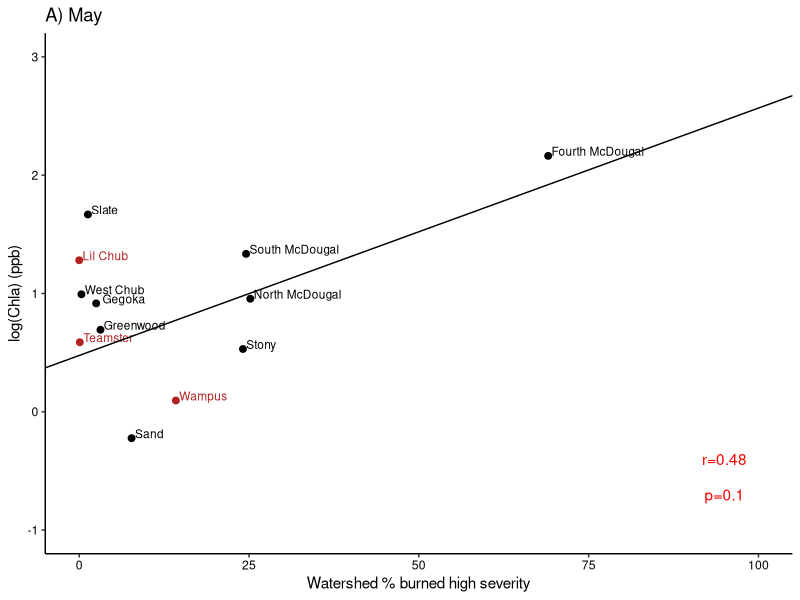
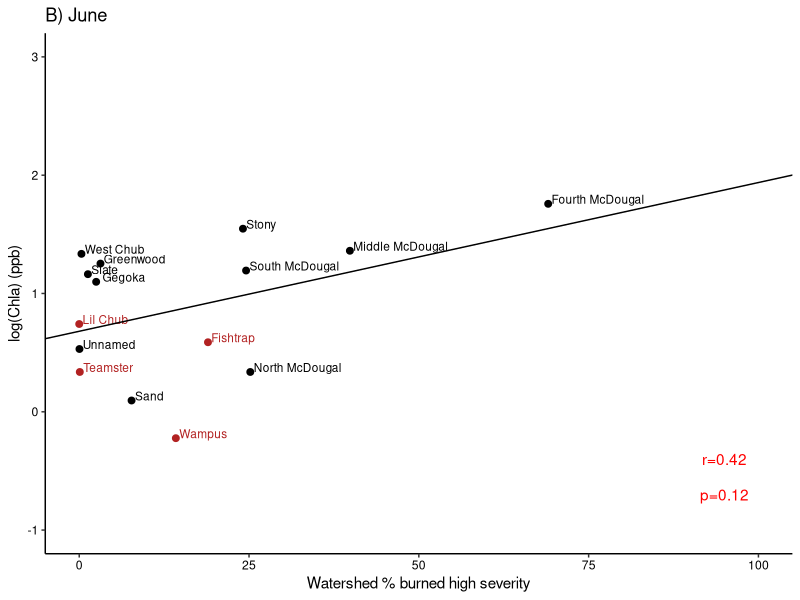
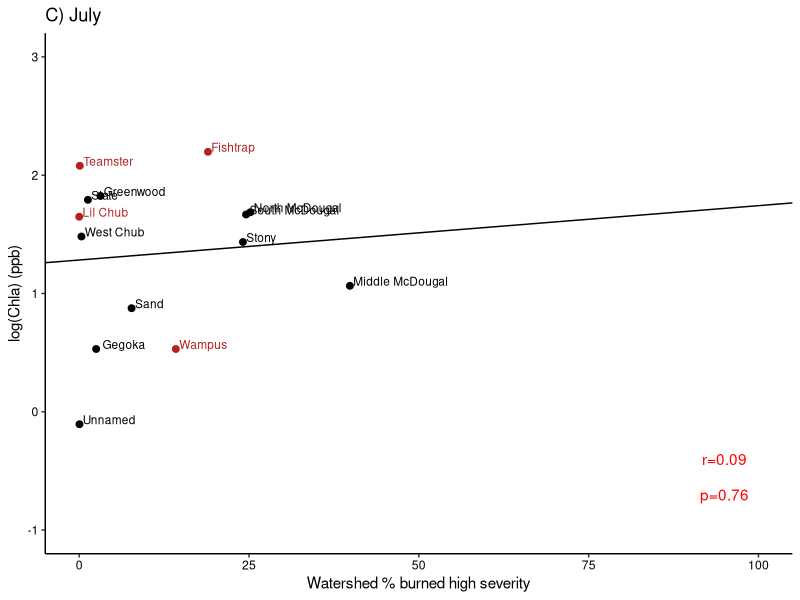
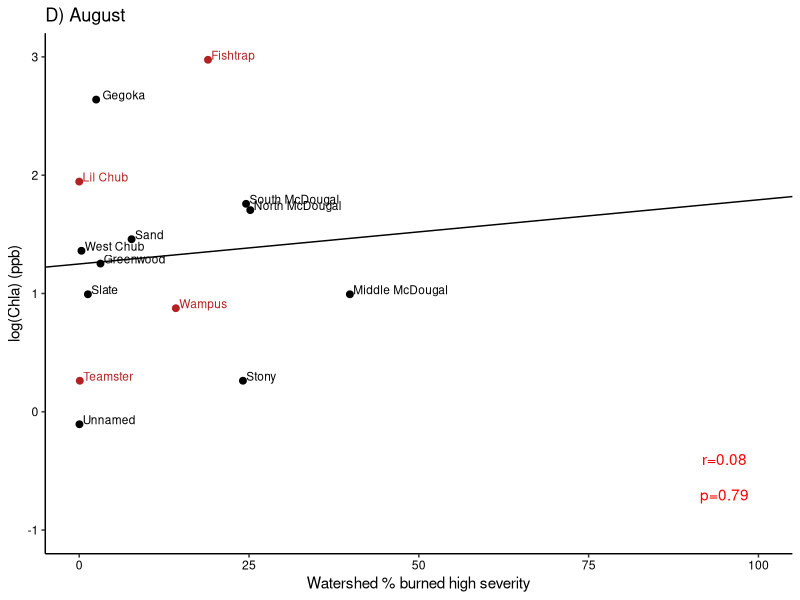
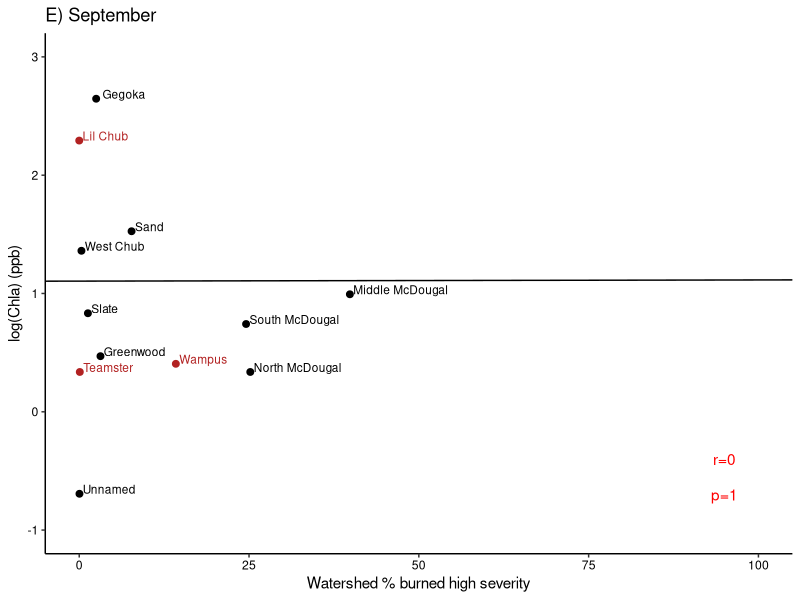

Write the R code that produced these figures, in order. (Note: this script raises an error after producing the figures.)
####################### Water quality/fire gradient analysis ##################
# Date: 10-25-22
# updated: 
# Author: Ian McCullough, immccull@gmail.com
###############################################################################

#### R libraries ####
library(ggplot2)

#### Input data ####
setwd("C:/Users/immcc/Documents/SplashNBurn")

# water quality
waterquality <- read.csv("Data/WaterQuality/combined_lab_field_may_sep.csv")

# burn severity variables
burn_severity <- read.csv("Data/BurnSeverity/Ian_calculations/all_burn_severity_variables.csv")

#### D-fine functions ####
g_legend <- function(a.gplot){ 
  tmp <- ggplot_gtable(ggplot_build(a.gplot)) 
  leg <- which(sapply(tmp$grobs, function(x) x$name) == "guide-box") 
  legend <- tmp$grobs[[leg]] 
  legend
} 

##### Main program #####
# how correlated are burn severity variables?
# seems could use total watershed % burned if you had to pick one variable
cor(burn_severity, method='pearson', use='pairwise.complete.obs')
cor(burn_severity, method='spearman', use='pairwise.complete.obs')
corPearson_df <- as.data.frame(cor(burn_severity, method='pearson', use='pairwise.complete.obs'))
corPearson_df_total <- as.data.frame(corPearson_df$ws_vbs_total_burn_pct)
colnames(corPearson_df_total) <- 'ws_vbs_total_burn_pct'
rownames(corPearson_df_total) <- rownames(corPearson_df)

## prepare individual months
waterquality$logSecchi <- log(waterquality$SecchiDepth_m)

# May
mayWQ <- subset(waterquality, Month_factor=='May')
mayWQ_fire <- merge(mayWQ, burn_severity, by='lagoslakeid')

cormayWQ_fire <- as.data.frame(t(cor(mayWQ_fire[, unlist(lapply(mayWQ_fire, is.numeric))], use='pairwise.complete.obs')))[,c(1:11)] 

# June
juneWQ <- subset(waterquality, Month_factor=='Jun')
juneWQ_fire <- merge(juneWQ, burn_severity, by='lagoslakeid')

corjuneWQ_fire <- as.data.frame(cor(juneWQ_fire[, unlist(lapply(juneWQ_fire, is.numeric))], use='pairwise.complete.obs'))[,c(1:11)] 

# July
julyWQ <- subset(waterquality, Month_factor=='Jul')
julyWQ_fire <- merge(julyWQ, burn_severity, by='lagoslakeid')

corjulyWQ_fire <- as.data.frame(cor(julyWQ_fire[, unlist(lapply(julyWQ_fire, is.numeric))], use='pairwise.complete.obs'))[,c(1:11)] 

# Aug
augWQ <- subset(waterquality, Month_factor=='Aug')
augWQ_fire <- merge(augWQ, burn_severity, by='lagoslakeid')

coraugWQ_fire <- as.data.frame(cor(augWQ_fire[, unlist(lapply(augWQ_fire, is.numeric))], use='pairwise.complete.obs'))[,c(1:11)] 

# Sep
sepWQ <- subset(waterquality, Month_factor=='Sep')
sepWQ_fire <- merge(sepWQ, burn_severity, by='lagoslakeid')

corsepWQ_fire <- as.data.frame(cor(sepWQ_fire[, unlist(lapply(sepWQ_fire, is.numeric))], use='pairwise.complete.obs'))[,c(1:11)] 

## prepare lake names without word lake and bring in LAGOS attribute data
mayWQ_fire$LakeName <- gsub(paste('Lake',collapse='|'),"",mayWQ_fire$Site)
juneWQ_fire$LakeName <- gsub(paste('Lake',collapse='|'),"",juneWQ_fire$Site)
julyWQ_fire$LakeName <- gsub(paste('Lake',collapse='|'),"",julyWQ_fire$Site)
augWQ_fire$LakeName <- gsub(paste('Lake',collapse='|'),"",augWQ_fire$Site)
sepWQ_fire$LakeName <- gsub(paste('Lake',collapse='|'),"",sepWQ_fire$Site)

#### Gradient plots ####

## Chlorophyll-a
# set variables and plotting parameters for all plots
wqvar <- 'logChloro'
firevar <- 'ws_vbs_High_pct'
#firevar <- 'ws_vbs_total_burn_pct'
colorvar <- 'ConnClass'
labelvar <- 'LakeName'
xlimz <- c(0,100)
ylimz <- c(-1,3)
xlabb <- 'Watershed % burned high severity'
#xlabb <- 'Watershed % burned'
ylabb <- 'log(Chla) (ppb)'
rvalx <- 95
rvaly <- -0.4
pvalx <- 95
pvaly <- -0.7

# May
plotcor <- cor.test(mayWQ_fire[,wqvar], mayWQ_fire[,firevar], method='pearson')
rval <- round(plotcor$estimate, 2)
pval <- round(plotcor$p.value, 2)
plotlm <- lm(mayWQ_fire[,wqvar] ~ mayWQ_fire[,firevar])
plotMay <- ggplot(data=mayWQ_fire, aes_string(x=firevar, y=wqvar, color=colorvar, label=labelvar))+
  ggtitle('A) May')+
  geom_point(size=2)+ 
  geom_text(hjust=0, vjust=0, size=3, nudge_x=0.5)+
  #geom_smooth(method='lm')+ separate lines for isolated and drainage
  geom_abline(slope = coef(plotlm)[2], 
              intercept = coef(plotlm)[["(Intercept)"]])+
  #geom_vline(xintercept=25, linetype='dashed')+
  annotate(geom="text", x=rvalx, y=rvaly, label=paste0("r=",rval),
           color="red")+
  annotate(geom="text", x=pvalx, y=pvaly, label=paste0("p=",pval),
           color="red")+
  theme_classic()+
  scale_x_continuous(limits=xlimz, name=xlabb)+
  scale_y_continuous(limits=ylimz, name=ylabb)+
  theme(axis.text.x = element_text(color='black'),
        axis.text.y=element_text(color='black'),
        legend.position=c('none'))+ #0.5,0.2
  scale_color_manual("Class", values=c('black','firebrick'), labels=c('Drainage','Isolated'))
plotMay

# June
plotcor <- cor.test(juneWQ_fire[,wqvar], juneWQ_fire[,firevar], method='pearson')
rval <- round(plotcor$estimate, 2)
pval <- round(plotcor$p.value, 2)
plotlm <- lm(juneWQ_fire[,wqvar] ~ juneWQ_fire[,firevar])
plotJun <- ggplot(data=juneWQ_fire, aes_string(x=firevar, y=wqvar, color=colorvar, label=labelvar))+
  ggtitle('B) June')+
  geom_point(size=2)+ 
  geom_text(hjust=0, vjust=0, size=3, nudge_x=0.5)+
  #geom_smooth(method='lm')+ separate lines for isolated and drainage
  geom_abline(slope = coef(plotlm)[2], 
              intercept = coef(plotlm)[["(Intercept)"]])+
  #geom_vline(xintercept=25, linetype='dashed')+
  annotate(geom="text", x=rvalx, y=rvaly, label=paste0("r=",rval),
           color="red")+
  annotate(geom="text", x=pvalx, y=pvaly, label=paste0("p=",pval),
           color="red")+
  theme_classic()+
  scale_x_continuous(limits=xlimz, name=xlabb)+
  scale_y_continuous(limits=ylimz, name=ylabb)+
  theme(axis.text.x = element_text(color='black'),
        axis.text.y=element_text(color='black'),
        legend.position=c('none'))+
  scale_color_manual("Class", values=c('black','firebrick'), labels=c('Drainage','Isolated'))
plotJun

# July
plotcor <- cor.test(julyWQ_fire[,wqvar], julyWQ_fire[,firevar], method='pearson')
rval <- round(plotcor$estimate, 2)
pval <- round(plotcor$p.value, 2)
plotlm <- lm(julyWQ_fire[,wqvar] ~ julyWQ_fire[,firevar])
plotJul <- ggplot(data=julyWQ_fire, aes_string(x=firevar, y=wqvar, color=colorvar, label=labelvar))+
  ggtitle('C) July')+
  geom_point(size=2)+ 
  geom_text(hjust=0, vjust=0, size=3, nudge_x=0.5)+
  #geom_smooth(method='lm')+ separate lines for isolated and drainage
  geom_abline(slope = coef(plotlm)[2], 
              intercept = coef(plotlm)[["(Intercept)"]])+
  #geom_vline(xintercept=25, linetype='dashed')+
  annotate(geom="text", x=rvalx, y=rvaly, label=paste0("r=",rval),
           color="red")+
  annotate(geom="text", x=pvalx, y=pvaly, label=paste0("p=",pval),
           color="red")+
  theme_classic()+
  scale_x_continuous(limits=xlimz, name=xlabb)+
  scale_y_continuous(limits=ylimz, name=ylabb)+
  theme(axis.text.x = element_text(color='black'),
        axis.text.y=element_text(color='black'),
        legend.position=c('none'))+
  scale_color_manual("Class", values=c('black','firebrick'), labels=c('Drainage','Isolated'))
plotJul

# August
plotcor <- cor.test(augWQ_fire[,wqvar], augWQ_fire[,firevar], method='pearson')
rval <- round(plotcor$estimate, 2)
pval <- round(plotcor$p.value, 2)
plotlm <- lm(augWQ_fire[,wqvar] ~ augWQ_fire[,firevar])
plotAug <- ggplot(data=augWQ_fire, aes_string(x=firevar, y=wqvar, color=colorvar, label=labelvar))+
  ggtitle('D) August')+
  geom_point(size=2)+ 
  geom_text(hjust=0, vjust=0, size=3, nudge_x=0.5)+
  #geom_smooth(method='lm')+ separate lines for isolated and drainage
  geom_abline(slope = coef(plotlm)[2], 
              intercept = coef(plotlm)[["(Intercept)"]])+
  #geom_vline(xintercept=25, linetype='dashed')+
  annotate(geom="text", x=rvalx, y=rvaly, label=paste0("r=",rval),
           color="red")+
  annotate(geom="text", x=pvalx, y=pvaly, label=paste0("p=",pval),
           color="red")+
  theme_classic()+
  scale_x_continuous(limits=xlimz, name=xlabb)+
  scale_y_continuous(limits=ylimz, name=ylabb)+
  theme(axis.text.x = element_text(color='black'),
        axis.text.y=element_text(color='black'),
        legend.position=c('none'))+
  scale_color_manual("Class", values=c('black','firebrick'), labels=c('Drainage','Isolated'))
plotAug

# September
plotcor <- cor.test(sepWQ_fire[,wqvar], sepWQ_fire[,firevar], method='pearson')
rval <- round(plotcor$estimate, 2)
pval <- round(plotcor$p.value, 2)
plotlm <- lm(sepWQ_fire[,wqvar] ~ sepWQ_fire[,firevar])
plotSep <- ggplot(data=sepWQ_fire, aes_string(x=firevar, y=wqvar, color=colorvar, label=labelvar))+
  ggtitle('E) September')+
  geom_point(size=2)+ 
  geom_text(hjust=0, vjust=0, size=3, nudge_x=0.5)+
  #geom_smooth(method='lm')+ separate lines for isolated and drainage
  geom_abline(slope = coef(plotlm)[2], 
              intercept = coef(plotlm)[["(Intercept)"]])+
  #geom_vline(xintercept=25, linetype='dashed')+
  annotate(geom="text", x=rvalx, y=rvaly, label=paste0("r=",rval),
           color="red")+
  annotate(geom="text", x=pvalx, y=pvaly, label=paste0("p=",pval),
           color="red")+
  theme_classic()+
  scale_x_continuous(limits=xlimz, name=xlabb)+
  scale_y_continuous(limits=ylimz, name=ylabb)+
  theme(axis.text.x = element_text(color='black'),
        axis.text.y=element_text(color='black'),
        legend.position=c('none'))+
  scale_color_manual("Class", values=c('black','firebrick'), labels=c('Drainage','Isolated'))
plotSep

grid.arrange(plotMay, plotJun, plotJul, plotAug, plotSep, nrow=2)

### TP ###
# set variables and plotting parameters for all plots
wqvar <- 'logTP'
firevar <- 'ws_vbs_High_pct'
#firevar <- 'ws_vbs_total_burn_pct'
colorvar <- 'ConnClass'
labelvar <- 'LakeName'
xlimz <- c(0,100)
ylimz <- c(2,4)
xlabb <- 'Watershed % burned high severity'
#xlabb <- 'Watershed % burned'
ylabb <- 'log(Total phosphorus) (ppb)'
rvalx <- 5
rvaly <- 4
pvalx <- 5
pvaly <- 3.8

# May
plotcor <- cor.test(mayWQ_fire[,wqvar], mayWQ_fire[,firevar], method='pearson')
rval <- round(plotcor$estimate, 2)
pval <- round(plotcor$p.value, 2)
plotlm <- lm(mayWQ_fire[,wqvar] ~ mayWQ_fire[,firevar])
plotMay <- ggplot(data=mayWQ_fire, aes_string(x=firevar, y=wqvar, color=colorvar, label=labelvar))+
  ggtitle('A) May')+
  geom_point(size=2)+ 
  geom_text(hjust=0, vjust=0, size=3, nudge_x=0.5)+
  #geom_smooth(method='lm')+ separate lines for isolated and drainage
  geom_abline(slope = coef(plotlm)[2], 
              intercept = coef(plotlm)[["(Intercept)"]])+
  #geom_vline(xintercept=25, linetype='dashed')+
  annotate(geom="text", x=rvalx, y=rvaly, label=paste0("r=",rval),
           color="red")+
  annotate(geom="text", x=pvalx, y=pvaly, label=paste0("p=",pval),
           color="red")+
  theme_classic()+
  scale_x_continuous(limits=xlimz, name=xlabb)+
  scale_y_continuous(limits=ylimz, name=ylabb)+
  theme(axis.text.x = element_text(color='black'),
        axis.text.y=element_text(color='black'),
        legend.position=c(0.5,0.2))+
  scale_color_manual("Class", values=c('black','firebrick'), labels=c('Drainage','Isolated'))
plotMay

# June
plotcor <- cor.test(juneWQ_fire[,wqvar], juneWQ_fire[,firevar], method='pearson')
rval <- round(plotcor$estimate, 2)
pval <- round(plotcor$p.value, 2)
plotlm <- lm(juneWQ_fire[,wqvar] ~ juneWQ_fire[,firevar])
plotJun <- ggplot(data=juneWQ_fire, aes_string(x=firevar, y=wqvar, color=colorvar, label=labelvar))+
  ggtitle('B) June')+
  geom_point(size=2)+ 
  geom_text(hjust=0, vjust=0, size=3, nudge_x=0.5)+
  #geom_smooth(method='lm')+ separate lines for isolated and drainage
  geom_abline(slope = coef(plotlm)[2], 
              intercept = coef(plotlm)[["(Intercept)"]])+
  #geom_vline(xintercept=25, linetype='dashed')+
  annotate(geom="text", x=rvalx, y=rvaly, label=paste0("r=",rval),
           color="red")+
  annotate(geom="text", x=pvalx, y=pvaly, label=paste0("p=",pval),
           color="red")+
  theme_classic()+
  scale_x_continuous(limits=xlimz, name=xlabb)+
  scale_y_continuous(limits=ylimz, name=ylabb)+
  theme(axis.text.x = element_text(color='black'),
        axis.text.y=element_text(color='black'),
        legend.position=c('none'))+
  scale_color_manual("Class", values=c('black','firebrick'), labels=c('Drainage','Isolated'))
plotJun

# July
plotcor <- cor.test(julyWQ_fire[,wqvar], julyWQ_fire[,firevar], method='pearson')
rval <- round(plotcor$estimate, 2)
pval <- round(plotcor$p.value, 2)
plotlm <- lm(julyWQ_fire[,wqvar] ~ julyWQ_fire[,firevar])
plotJul <- ggplot(data=julyWQ_fire, aes_string(x=firevar, y=wqvar, color=colorvar, label=labelvar))+
  ggtitle('C) July')+
  geom_point(size=2)+ 
  geom_text(hjust=0, vjust=0, size=3, nudge_x=0.5)+
  #geom_smooth(method='lm')+ separate lines for isolated and drainage
  geom_abline(slope = coef(plotlm)[2], 
              intercept = coef(plotlm)[["(Intercept)"]])+
  #geom_vline(xintercept=25, linetype='dashed')+
  annotate(geom="text", x=rvalx, y=rvaly, label=paste0("r=",rval),
           color="red")+
  annotate(geom="text", x=pvalx, y=pvaly, label=paste0("p=",pval),
           color="red")+
  theme_classic()+
  scale_x_continuous(limits=xlimz, name=xlabb)+
  scale_y_continuous(limits=ylimz, name=ylabb)+
  theme(axis.text.x = element_text(color='black'),
        axis.text.y=element_text(color='black'),
        legend.position=c('none'))+
  scale_color_manual("Class", values=c('black','firebrick'), labels=c('Drainage','Isolated'))
plotJul

# August
plotcor <- cor.test(augWQ_fire[,wqvar], augWQ_fire[,firevar], method='pearson')
rval <- round(plotcor$estimate, 2)
pval <- round(plotcor$p.value, 2)
plotlm <- lm(augWQ_fire[,wqvar] ~ augWQ_fire[,firevar])
plotAug <- ggplot(data=augWQ_fire, aes_string(x=firevar, y=wqvar, color=colorvar, label=labelvar))+
  ggtitle('D) August')+
  geom_point(size=2)+ 
  geom_text(hjust=0, vjust=0, size=3, nudge_x=0.5)+
  #geom_smooth(method='lm')+ separate lines for isolated and drainage
  geom_abline(slope = coef(plotlm)[2], 
              intercept = coef(plotlm)[["(Intercept)"]])+
  #geom_vline(xintercept=25, linetype='dashed')+
  annotate(geom="text", x=rvalx, y=rvaly, label=paste0("r=",rval),
           color="red")+
  annotate(geom="text", x=pvalx, y=pvaly, label=paste0("p=",pval),
           color="red")+
  theme_classic()+
  scale_x_continuous(limits=xlimz, name=xlabb)+
  scale_y_continuous(limits=ylimz, name=ylabb)+
  theme(axis.text.x = element_text(color='black'),
        axis.text.y=element_text(color='black'),
        legend.position=c('none'))+
  scale_color_manual("Class", values=c('black','firebrick'), labels=c('Drainage','Isolated'))
plotAug

# September
plotcor <- cor.test(sepWQ_fire[,wqvar], sepWQ_fire[,firevar], method='pearson')
rval <- round(plotcor$estimate, 2)
pval <- round(plotcor$p.value, 2)
plotlm <- lm(sepWQ_fire[,wqvar] ~ sepWQ_fire[,firevar])
plotSep <- ggplot(data=sepWQ_fire, aes_string(x=firevar, y=wqvar, color=colorvar, label=labelvar))+
  ggtitle('E) September')+
  geom_point(size=2)+ 
  geom_text(hjust=0, vjust=0, size=3, nudge_x=0.5)+
  #geom_smooth(method='lm')+ separate lines for isolated and drainage
  geom_abline(slope = coef(plotlm)[2], 
              intercept = coef(plotlm)[["(Intercept)"]])+
  #geom_vline(xintercept=25, linetype='dashed')+
  annotate(geom="text", x=rvalx, y=rvaly, label=paste0("r=",rval),
           color="red")+
  annotate(geom="text", x=pvalx, y=pvaly, label=paste0("p=",pval),
           color="red")+
  theme_classic()+
  scale_x_continuous(limits=xlimz, name=xlabb)+
  scale_y_continuous(limits=ylimz, name=ylabb)+
  theme(axis.text.x = element_text(color='black'),
        axis.text.y=element_text(color='black'),
        legend.position=c('none'))+
  scale_color_manual("Class", values=c('black','firebrick'), labels=c('Drainage','Isolated'))
plotSep

grid.arrange(plotMay, plotJun, plotJul, plotAug, plotSep, nrow=2)

# jpeg('Figures/multipanel_gradient_may.jpeg',width = 6,height = 6,units = 'in',res=600)
#   grid.arrange(plotA, plotB, plotC, plotD, nrow=2)
# dev.off()

### TN ###
### TN ###
# set variables and plotting parameters for all plots
wqvar <- 'logTN'
#firevar <- 'ws_vbs_High_pct'
firevar <- 'ws_vbs_total_burn_pct'
colorvar <- 'ConnClass'
labelvar <- 'LakeName'
xlimz <- c(0,100)
ylimz <- c(6,7)
#xlabb <- 'Watershed % burned high severity'
xlabb <- 'Watershed % burned'
ylabb <- 'log(Total nitrogen) (ppb)'
rvalx <- 95
rvaly <- 6.3
pvalx <- 95
pvaly <- 6.1

# May
plotcor <- cor.test(mayWQ_fire[,wqvar], mayWQ_fire[,firevar], method='pearson')
rval <- round(plotcor$estimate, 2)
pval <- round(plotcor$p.value, 2)
plotlm <- lm(mayWQ_fire[,wqvar] ~ mayWQ_fire[,firevar])
plotMay <- ggplot(data=mayWQ_fire, aes_string(x=firevar, y=wqvar, color=colorvar, label=labelvar))+
  ggtitle('A) May')+
  geom_point(size=2)+ 
  geom_text(hjust=0, vjust=0, size=3, nudge_x=0.5)+
  #geom_smooth(method='lm')+ separate lines for isolated and drainage
  geom_abline(slope = coef(plotlm)[2], 
              intercept = coef(plotlm)[["(Intercept)"]])+
  #geom_vline(xintercept=25, linetype='dashed')+
  annotate(geom="text", x=rvalx, y=rvaly, label=paste0("r=",rval),
           color="red")+
  annotate(geom="text", x=pvalx, y=pvaly, label=paste0("p=",pval),
           color="red")+
  theme_classic()+
  scale_x_continuous(limits=xlimz, name=xlabb)+
  scale_y_continuous(limits=ylimz, name=ylabb)+
  theme(axis.text.x = element_text(color='black'),
        axis.text.y=element_text(color='black'),
        legend.position=c(0.5,0.2))+
  scale_color_manual("Class", values=c('black','firebrick'), labels=c('Drainage','Isolated'))
plotMay

# June
plotcor <- cor.test(juneWQ_fire[,wqvar], juneWQ_fire[,firevar], method='pearson')
rval <- round(plotcor$estimate, 2)
pval <- round(plotcor$p.value, 2)
plotlm <- lm(juneWQ_fire[,wqvar] ~ juneWQ_fire[,firevar])
plotJun <- ggplot(data=juneWQ_fire, aes_string(x=firevar, y=wqvar, color=colorvar, label=labelvar))+
  ggtitle('B) June')+
  geom_point(size=2)+ 
  geom_text(hjust=0, vjust=0, size=3, nudge_x=0.5)+
  #geom_smooth(method='lm')+ separate lines for isolated and drainage
  geom_abline(slope = coef(plotlm)[2], 
              intercept = coef(plotlm)[["(Intercept)"]])+
  #geom_vline(xintercept=25, linetype='dashed')+
  annotate(geom="text", x=rvalx, y=rvaly, label=paste0("r=",rval),
           color="red")+
  annotate(geom="text", x=pvalx, y=pvaly, label=paste0("p=",pval),
           color="red")+
  theme_classic()+
  scale_x_continuous(limits=xlimz, name=xlabb)+
  scale_y_continuous(limits=ylimz, name=ylabb)+
  theme(axis.text.x = element_text(color='black'),
        axis.text.y=element_text(color='black'),
        legend.position=c('none'))+
  scale_color_manual("Class", values=c('black','firebrick'), labels=c('Drainage','Isolated'))
plotJun

# July
plotcor <- cor.test(julyWQ_fire[,wqvar], julyWQ_fire[,firevar], method='pearson')
rval <- round(plotcor$estimate, 2)
pval <- round(plotcor$p.value, 2)
plotlm <- lm(julyWQ_fire[,wqvar] ~ julyWQ_fire[,firevar])
plotJul <- ggplot(data=julyWQ_fire, aes_string(x=firevar, y=wqvar, color=colorvar, label=labelvar))+
  ggtitle('C) July')+
  geom_point(size=2)+ 
  geom_text(hjust=0, vjust=0, size=3, nudge_x=0.5)+
  #geom_smooth(method='lm')+ separate lines for isolated and drainage
  geom_abline(slope = coef(plotlm)[2], 
              intercept = coef(plotlm)[["(Intercept)"]])+
  #geom_vline(xintercept=25, linetype='dashed')+
  annotate(geom="text", x=rvalx, y=rvaly, label=paste0("r=",rval),
           color="red")+
  annotate(geom="text", x=pvalx, y=pvaly, label=paste0("p=",pval),
           color="red")+
  theme_classic()+
  scale_x_continuous(limits=xlimz, name=xlabb)+
  scale_y_continuous(limits=ylimz, name=ylabb)+
  theme(axis.text.x = element_text(color='black'),
        axis.text.y=element_text(color='black'),
        legend.position=c('none'))+
  scale_color_manual("Class", values=c('black','firebrick'), labels=c('Drainage','Isolated'))
plotJul

# August
plotcor <- cor.test(augWQ_fire[,wqvar], augWQ_fire[,firevar], method='pearson')
rval <- round(plotcor$estimate, 2)
pval <- round(plotcor$p.value, 2)
plotlm <- lm(augWQ_fire[,wqvar] ~ augWQ_fire[,firevar])
plotAug <- ggplot(data=augWQ_fire, aes_string(x=firevar, y=wqvar, color=colorvar, label=labelvar))+
  ggtitle('D) August')+
  geom_point(size=2)+ 
  geom_text(hjust=0, vjust=0, size=3, nudge_x=0.5)+
  #geom_smooth(method='lm')+ separate lines for isolated and drainage
  geom_abline(slope = coef(plotlm)[2], 
              intercept = coef(plotlm)[["(Intercept)"]])+
  #geom_vline(xintercept=25, linetype='dashed')+
  annotate(geom="text", x=rvalx, y=rvaly, label=paste0("r=",rval),
           color="red")+
  annotate(geom="text", x=pvalx, y=pvaly, label=paste0("p=",pval),
           color="red")+
  theme_classic()+
  scale_x_continuous(limits=xlimz, name=xlabb)+
  scale_y_continuous(limits=ylimz, name=ylabb)+
  theme(axis.text.x = element_text(color='black'),
        axis.text.y=element_text(color='black'),
        legend.position=c('none'))+
  scale_color_manual("Class", values=c('black','firebrick'), labels=c('Drainage','Isolated'))
plotAug

# September
plotcor <- cor.test(sepWQ_fire[,wqvar], sepWQ_fire[,firevar], method='pearson')
rval <- round(plotcor$estimate, 2)
pval <- round(plotcor$p.value, 2)
plotlm <- lm(sepWQ_fire[,wqvar] ~ sepWQ_fire[,firevar])
plotSep <- ggplot(data=sepWQ_fire, aes_string(x=firevar, y=wqvar, color=colorvar, label=labelvar))+
  ggtitle('E) September')+
  geom_point(size=2)+ 
  geom_text(hjust=0, vjust=0, size=3, nudge_x=0.5)+
  #geom_smooth(method='lm')+ separate lines for isolated and drainage
  geom_abline(slope = coef(plotlm)[2], 
              intercept = coef(plotlm)[["(Intercept)"]])+
  #geom_vline(xintercept=25, linetype='dashed')+
  annotate(geom="text", x=rvalx, y=rvaly, label=paste0("r=",rval),
           color="red")+
  annotate(geom="text", x=pvalx, y=pvaly, label=paste0("p=",pval),
           color="red")+
  theme_classic()+
  scale_x_continuous(limits=xlimz, name=xlabb)+
  scale_y_continuous(limits=ylimz, name=ylabb)+
  theme(axis.text.x = element_text(color='black'),
        axis.text.y=element_text(color='black'),
        legend.position=c('none'))+
  scale_color_manual("Class", values=c('black','firebrick'), labels=c('Drainage','Isolated'))
plotSep

grid.arrange(plotMay, plotJun, plotJul, plotAug, plotSep, nrow=2)

### DOC ###
# set variables and plotting parameters for all plots
wqvar <- 'logDOC'
firevar <- 'ws_vbs_High_pct'
#firevar <- 'ws_vbs_total_burn_pct'
colorvar <- 'ConnClass'
labelvar <- 'LakeName'
xlimz <- c(0,100)
ylimz <- c(1,4)
xlabb <- 'Watershed % burned high severity'
#xlabb <- 'Watershed % burned'
ylabb <- 'log(DOC) (ppm)'
rvalx <- 95
rvaly <- 1.3
pvalx <- 95
pvaly <- 1.1

# May
plotcor <- cor.test(mayWQ_fire[,wqvar], mayWQ_fire[,firevar], method='pearson')
rval <- round(plotcor$estimate, 2)
pval <- round(plotcor$p.value, 2)
plotlm <- lm(mayWQ_fire[,wqvar] ~ mayWQ_fire[,firevar])
plotMay <- ggplot(data=mayWQ_fire, aes_string(x=firevar, y=wqvar, color=colorvar, label=labelvar))+
  ggtitle('A) May')+
  geom_point(size=2)+ 
  geom_text(hjust=0, vjust=0, size=3, nudge_x=0.5)+
  #geom_smooth(method='lm')+ separate lines for isolated and drainage
  geom_abline(slope = coef(plotlm)[2], 
              intercept = coef(plotlm)[["(Intercept)"]])+
  #geom_vline(xintercept=25, linetype='dashed')+
  annotate(geom="text", x=rvalx, y=rvaly, label=paste0("r=",rval),
           color="red")+
  annotate(geom="text", x=pvalx, y=pvaly, label=paste0("p=",pval),
           color="red")+
  theme_classic()+
  scale_x_continuous(limits=xlimz, name=xlabb)+
  scale_y_continuous(limits=ylimz, name=ylabb)+
  theme(axis.text.x = element_text(color='black'),
        axis.text.y=element_text(color='black'),
        legend.position=c(0.5,0.2))+
  scale_color_manual("Class", values=c('black','firebrick'), labels=c('Drainage','Isolated'))
plotMay

# June
plotcor <- cor.test(juneWQ_fire[,wqvar], juneWQ_fire[,firevar], method='pearson')
rval <- round(plotcor$estimate, 2)
pval <- round(plotcor$p.value, 2)
plotlm <- lm(juneWQ_fire[,wqvar] ~ juneWQ_fire[,firevar])
plotJun <- ggplot(data=juneWQ_fire, aes_string(x=firevar, y=wqvar, color=colorvar, label=labelvar))+
  ggtitle('B) June')+
  geom_point(size=2)+ 
  geom_text(hjust=0, vjust=0, size=3, nudge_x=0.5)+
  #geom_smooth(method='lm')+ separate lines for isolated and drainage
  geom_abline(slope = coef(plotlm)[2], 
              intercept = coef(plotlm)[["(Intercept)"]])+
  #geom_vline(xintercept=25, linetype='dashed')+
  annotate(geom="text", x=rvalx, y=rvaly, label=paste0("r=",rval),
           color="red")+
  annotate(geom="text", x=pvalx, y=pvaly, label=paste0("p=",pval),
           color="red")+
  theme_classic()+
  scale_x_continuous(limits=xlimz, name=xlabb)+
  scale_y_continuous(limits=ylimz, name=ylabb)+
  theme(axis.text.x = element_text(color='black'),
        axis.text.y=element_text(color='black'),
        legend.position=c('none'))+
  scale_color_manual("Class", values=c('black','firebrick'), labels=c('Drainage','Isolated'))
plotJun

# July
plotcor <- cor.test(julyWQ_fire[,wqvar], julyWQ_fire[,firevar], method='pearson')
rval <- round(plotcor$estimate, 2)
pval <- round(plotcor$p.value, 2)
plotlm <- lm(julyWQ_fire[,wqvar] ~ julyWQ_fire[,firevar])
plotJul <- ggplot(data=julyWQ_fire, aes_string(x=firevar, y=wqvar, color=colorvar, label=labelvar))+
  ggtitle('C) July')+
  geom_point(size=2)+ 
  geom_text(hjust=0, vjust=0, size=3, nudge_x=0.5)+
  #geom_smooth(method='lm')+ separate lines for isolated and drainage
  geom_abline(slope = coef(plotlm)[2], 
              intercept = coef(plotlm)[["(Intercept)"]])+
  #geom_vline(xintercept=25, linetype='dashed')+
  annotate(geom="text", x=rvalx, y=rvaly, label=paste0("r=",rval),
           color="red")+
  annotate(geom="text", x=pvalx, y=pvaly, label=paste0("p=",pval),
           color="red")+
  theme_classic()+
  scale_x_continuous(limits=xlimz, name=xlabb)+
  scale_y_continuous(limits=ylimz, name=ylabb)+
  theme(axis.text.x = element_text(color='black'),
        axis.text.y=element_text(color='black'),
        legend.position=c('none'))+
  scale_color_manual("Class", values=c('black','firebrick'), labels=c('Drainage','Isolated'))
plotJul

# August
plotcor <- cor.test(augWQ_fire[,wqvar], augWQ_fire[,firevar], method='pearson')
rval <- round(plotcor$estimate, 2)
pval <- round(plotcor$p.value, 2)
plotlm <- lm(augWQ_fire[,wqvar] ~ augWQ_fire[,firevar])
plotAug <- ggplot(data=augWQ_fire, aes_string(x=firevar, y=wqvar, color=colorvar, label=labelvar))+
  ggtitle('D) August')+
  geom_point(size=2)+ 
  geom_text(hjust=0, vjust=0, size=3, nudge_x=0.5)+
  #geom_smooth(method='lm')+ separate lines for isolated and drainage
  geom_abline(slope = coef(plotlm)[2], 
              intercept = coef(plotlm)[["(Intercept)"]])+
  #geom_vline(xintercept=25, linetype='dashed')+
  annotate(geom="text", x=rvalx, y=rvaly, label=paste0("r=",rval),
           color="red")+
  annotate(geom="text", x=pvalx, y=pvaly, label=paste0("p=",pval),
           color="red")+
  theme_classic()+
  scale_x_continuous(limits=xlimz, name=xlabb)+
  scale_y_continuous(limits=ylimz, name=ylabb)+
  theme(axis.text.x = element_text(color='black'),
        axis.text.y=element_text(color='black'),
        legend.position=c('none'))+
  scale_color_manual("Class", values=c('black','firebrick'), labels=c('Drainage','Isolated'))
plotAug

# September
plotcor <- cor.test(sepWQ_fire[,wqvar], sepWQ_fire[,firevar], method='pearson')
rval <- round(plotcor$estimate, 2)
pval <- round(plotcor$p.value, 2)
plotlm <- lm(sepWQ_fire[,wqvar] ~ sepWQ_fire[,firevar])
plotSep <- ggplot(data=sepWQ_fire, aes_string(x=firevar, y=wqvar, color=colorvar, label=labelvar))+
  ggtitle('E) September')+
  geom_point(size=2)+ 
  geom_text(hjust=0, vjust=0, size=3, nudge_x=0.5)+
  #geom_smooth(method='lm')+ separate lines for isolated and drainage
  geom_abline(slope = coef(plotlm)[2], 
              intercept = coef(plotlm)[["(Intercept)"]])+
  #geom_vline(xintercept=25, linetype='dashed')+
  annotate(geom="text", x=rvalx, y=rvaly, label=paste0("r=",rval),
           color="red")+
  annotate(geom="text", x=pvalx, y=pvaly, label=paste0("p=",pval),
           color="red")+
  theme_classic()+
  scale_x_continuous(limits=xlimz, name=xlabb)+
  scale_y_continuous(limits=ylimz, name=ylabb)+
  theme(axis.text.x = element_text(color='black'),
        axis.text.y=element_text(color='black'),
        legend.position=c('none'))+
  scale_color_manual("Class", values=c('black','firebrick'), labels=c('Drainage','Isolated'))
plotSep

grid.arrange(plotMay, plotJun, plotJul, plotAug, plotSep, nrow=2)

### TSS ###
# set variables and plotting parameters for all plots
wqvar <- 'logTSS'
#firevar <- 'ws_vbs_High_pct'
firevar <- 'ws_vbs_total_burn_pct'
colorvar <- 'ConnClass'
labelvar <- 'LakeName'
xlimz <- c(0,100)
ylimz <- c(-1,2)
#xlabb <- 'Watershed % burned high severity'
xlabb <- 'Watershed % burned'
ylabb <- 'log(TSS) (mgL)'
rvalx <- 95
rvaly <- -0.7
pvalx <- 95
pvaly <- -0.9

# May
plotcor <- cor.test(mayWQ_fire[,wqvar], mayWQ_fire[,firevar], method='pearson')
rval <- round(plotcor$estimate, 2)
pval <- round(plotcor$p.value, 2)
plotlm <- lm(mayWQ_fire[,wqvar] ~ mayWQ_fire[,firevar])
plotMay <- ggplot(data=mayWQ_fire, aes_string(x=firevar, y=wqvar, color=colorvar, label=labelvar))+
  ggtitle('A) May')+
  geom_point(size=2)+ 
  geom_text(hjust=0, vjust=0, size=3, nudge_x=0.5)+
  #geom_smooth(method='lm')+ separate lines for isolated and drainage
  geom_abline(slope = coef(plotlm)[2], 
              intercept = coef(plotlm)[["(Intercept)"]])+
  #geom_vline(xintercept=25, linetype='dashed')+
  annotate(geom="text", x=rvalx, y=rvaly, label=paste0("r=",rval),
           color="red")+
  annotate(geom="text", x=pvalx, y=pvaly, label=paste0("p=",pval),
           color="red")+
  theme_classic()+
  scale_x_continuous(limits=xlimz, name=xlabb)+
  scale_y_continuous(limits=ylimz, name=ylabb)+
  theme(axis.text.x = element_text(color='black'),
        axis.text.y=element_text(color='black'),
        legend.position=c(0.5,0.2))+
  scale_color_manual("Class", values=c('black','firebrick'), labels=c('Drainage','Isolated'))
plotMay

# June
plotcor <- cor.test(juneWQ_fire[,wqvar], juneWQ_fire[,firevar], method='pearson')
rval <- round(plotcor$estimate, 2)
pval <- round(plotcor$p.value, 2)
plotlm <- lm(juneWQ_fire[,wqvar] ~ juneWQ_fire[,firevar])
plotJun <- ggplot(data=juneWQ_fire, aes_string(x=firevar, y=wqvar, color=colorvar, label=labelvar))+
  ggtitle('B) June')+
  geom_point(size=2)+ 
  geom_text(hjust=0, vjust=0, size=3, nudge_x=0.5)+
  #geom_smooth(method='lm')+ separate lines for isolated and drainage
  geom_abline(slope = coef(plotlm)[2], 
              intercept = coef(plotlm)[["(Intercept)"]])+
  #geom_vline(xintercept=25, linetype='dashed')+
  annotate(geom="text", x=rvalx, y=rvaly, label=paste0("r=",rval),
           color="red")+
  annotate(geom="text", x=pvalx, y=pvaly, label=paste0("p=",pval),
           color="red")+
  theme_classic()+
  scale_x_continuous(limits=xlimz, name=xlabb)+
  scale_y_continuous(limits=ylimz, name=ylabb)+
  theme(axis.text.x = element_text(color='black'),
        axis.text.y=element_text(color='black'),
        legend.position=c('none'))+
  scale_color_manual("Class", values=c('black','firebrick'), labels=c('Drainage','Isolated'))
plotJun

# July
plotcor <- cor.test(julyWQ_fire[,wqvar], julyWQ_fire[,firevar], method='pearson')
rval <- round(plotcor$estimate, 2)
pval <- round(plotcor$p.value, 2)
plotlm <- lm(julyWQ_fire[,wqvar] ~ julyWQ_fire[,firevar])
plotJul <- ggplot(data=julyWQ_fire, aes_string(x=firevar, y=wqvar, color=colorvar, label=labelvar))+
  ggtitle('C) July')+
  geom_point(size=2)+ 
  geom_text(hjust=0, vjust=0, size=3, nudge_x=0.5)+
  #geom_smooth(method='lm')+ separate lines for isolated and drainage
  geom_abline(slope = coef(plotlm)[2], 
              intercept = coef(plotlm)[["(Intercept)"]])+
  #geom_vline(xintercept=25, linetype='dashed')+
  annotate(geom="text", x=rvalx, y=rvaly, label=paste0("r=",rval),
           color="red")+
  annotate(geom="text", x=pvalx, y=pvaly, label=paste0("p=",pval),
           color="red")+
  theme_classic()+
  scale_x_continuous(limits=xlimz, name=xlabb)+
  scale_y_continuous(limits=ylimz, name=ylabb)+
  theme(axis.text.x = element_text(color='black'),
        axis.text.y=element_text(color='black'),
        legend.position=c('none'))+
  scale_color_manual("Class", values=c('black','firebrick'), labels=c('Drainage','Isolated'))
plotJul

# August
plotcor <- cor.test(augWQ_fire[,wqvar], augWQ_fire[,firevar], method='pearson')
rval <- round(plotcor$estimate, 2)
pval <- round(plotcor$p.value, 2)
plotlm <- lm(augWQ_fire[,wqvar] ~ augWQ_fire[,firevar])
plotAug <- ggplot(data=augWQ_fire, aes_string(x=firevar, y=wqvar, color=colorvar, label=labelvar))+
  ggtitle('D) August')+
  geom_point(size=2)+ 
  geom_text(hjust=0, vjust=0, size=3, nudge_x=0.5)+
  #geom_smooth(method='lm')+ separate lines for isolated and drainage
  geom_abline(slope = coef(plotlm)[2], 
              intercept = coef(plotlm)[["(Intercept)"]])+
  #geom_vline(xintercept=25, linetype='dashed')+
  annotate(geom="text", x=rvalx, y=rvaly, label=paste0("r=",rval),
           color="red")+
  annotate(geom="text", x=pvalx, y=pvaly, label=paste0("p=",pval),
           color="red")+
  theme_classic()+
  scale_x_continuous(limits=xlimz, name=xlabb)+
  scale_y_continuous(limits=ylimz, name=ylabb)+
  theme(axis.text.x = element_text(color='black'),
        axis.text.y=element_text(color='black'),
        legend.position=c('none'))+
  scale_color_manual("Class", values=c('black','firebrick'), labels=c('Drainage','Isolated'))
plotAug

# September
plotcor <- cor.test(sepWQ_fire[,wqvar], sepWQ_fire[,firevar], method='pearson')
rval <- round(plotcor$estimate, 2)
pval <- round(plotcor$p.value, 2)
plotlm <- lm(sepWQ_fire[,wqvar] ~ sepWQ_fire[,firevar])
plotSep <- ggplot(data=sepWQ_fire, aes_string(x=firevar, y=wqvar, color=colorvar, label=labelvar))+
  ggtitle('E) September')+
  geom_point(size=2)+ 
  geom_text(hjust=0, vjust=0, size=3, nudge_x=0.5)+
  #geom_smooth(method='lm')+ separate lines for isolated and drainage
  geom_abline(slope = coef(plotlm)[2], 
              intercept = coef(plotlm)[["(Intercept)"]])+
  #geom_vline(xintercept=25, linetype='dashed')+
  annotate(geom="text", x=rvalx, y=rvaly, label=paste0("r=",rval),
           color="red")+
  annotate(geom="text", x=pvalx, y=pvaly, label=paste0("p=",pval),
           color="red")+
  theme_classic()+
  scale_x_continuous(limits=xlimz, name=xlabb)+
  scale_y_continuous(limits=ylimz, name=ylabb)+
  theme(axis.text.x = element_text(color='black'),
        axis.text.y=element_text(color='black'),
        legend.position=c('none'))+
  scale_color_manual("Class", values=c('black','firebrick'), labels=c('Drainage','Isolated'))
plotSep

grid.arrange(plotMay, plotJun, plotJul, plotAug, plotSep, nrow=2)

### Secchi ###
# set variables and plotting parameters for all plots
wqvar <- 'logSecchi'
firevar <- 'ws_vbs_High_pct'
#firevar <- 'ws_vbs_total_burn_pct'
colorvar <- 'ConnClass'
labelvar <- 'LakeName'
xlimz <- c(0,100)
ylimz <- c(-1,2)
xlabb <- 'Watershed % burned high severity'
#xlabb <- 'Watershed % burned'
ylabb <- 'log(Secchi) (m)'
rvalx <- 95
rvaly <- -0.7
pvalx <- 95
pvaly <- -0.9

# May
plotcor <- cor.test(mayWQ_fire[,wqvar], mayWQ_fire[,firevar], method='pearson')
rval <- round(plotcor$estimate, 2)
pval <- round(plotcor$p.value, 2)
plotlm <- lm(mayWQ_fire[,wqvar] ~ mayWQ_fire[,firevar])
plotMay <- ggplot(data=mayWQ_fire, aes_string(x=firevar, y=wqvar, color=colorvar, label=labelvar))+
  ggtitle('A) May')+
  geom_point(size=2)+ 
  geom_text(hjust=0, vjust=0, size=3, nudge_x=0.5)+
  #geom_smooth(method='lm')+ separate lines for isolated and drainage
  geom_abline(slope = coef(plotlm)[2], 
              intercept = coef(plotlm)[["(Intercept)"]])+
  #geom_vline(xintercept=25, linetype='dashed')+
  annotate(geom="text", x=rvalx, y=rvaly, label=paste0("r=",rval),
           color="red")+
  annotate(geom="text", x=pvalx, y=pvaly, label=paste0("p=",pval),
           color="red")+
  theme_classic()+
  scale_x_continuous(limits=xlimz, name=xlabb)+
  scale_y_continuous(limits=ylimz, name=ylabb)+
  theme(axis.text.x = element_text(color='black'),
        axis.text.y=element_text(color='black'),
        legend.position=c(0.2,0.8))+
  scale_color_manual("Class", values=c('black','firebrick'), labels=c('Drainage','Isolated'))
plotMay

# June
plotcor <- cor.test(juneWQ_fire[,wqvar], juneWQ_fire[,firevar], method='pearson')
rval <- round(plotcor$estimate, 2)
pval <- round(plotcor$p.value, 2)
plotlm <- lm(juneWQ_fire[,wqvar] ~ juneWQ_fire[,firevar])
plotJun <- ggplot(data=juneWQ_fire, aes_string(x=firevar, y=wqvar, color=colorvar, label=labelvar))+
  ggtitle('B) June')+
  geom_point(size=2)+ 
  geom_text(hjust=0, vjust=0, size=3, nudge_x=0.5)+
  #geom_smooth(method='lm')+ separate lines for isolated and drainage
  geom_abline(slope = coef(plotlm)[2], 
              intercept = coef(plotlm)[["(Intercept)"]])+
  #geom_vline(xintercept=25, linetype='dashed')+
  annotate(geom="text", x=rvalx, y=rvaly, label=paste0("r=",rval),
           color="red")+
  annotate(geom="text", x=pvalx, y=pvaly, label=paste0("p=",pval),
           color="red")+
  theme_classic()+
  scale_x_continuous(limits=xlimz, name=xlabb)+
  scale_y_continuous(limits=ylimz, name=ylabb)+
  theme(axis.text.x = element_text(color='black'),
        axis.text.y=element_text(color='black'),
        legend.position=c('none'))+
  scale_color_manual("Class", values=c('black','firebrick'), labels=c('Drainage','Isolated'))
plotJun

# July
plotcor <- cor.test(julyWQ_fire[,wqvar], julyWQ_fire[,firevar], method='pearson')
rval <- round(plotcor$estimate, 2)
pval <- round(plotcor$p.value, 2)
plotlm <- lm(julyWQ_fire[,wqvar] ~ julyWQ_fire[,firevar])
plotJul <- ggplot(data=julyWQ_fire, aes_string(x=firevar, y=wqvar, color=colorvar, label=labelvar))+
  ggtitle('C) July')+
  geom_point(size=2)+ 
  geom_text(hjust=0, vjust=0, size=3, nudge_x=0.5)+
  #geom_smooth(method='lm')+ separate lines for isolated and drainage
  geom_abline(slope = coef(plotlm)[2], 
              intercept = coef(plotlm)[["(Intercept)"]])+
  #geom_vline(xintercept=25, linetype='dashed')+
  annotate(geom="text", x=rvalx, y=rvaly, label=paste0("r=",rval),
           color="red")+
  annotate(geom="text", x=pvalx, y=pvaly, label=paste0("p=",pval),
           color="red")+
  theme_classic()+
  scale_x_continuous(limits=xlimz, name=xlabb)+
  scale_y_continuous(limits=ylimz, name=ylabb)+
  theme(axis.text.x = element_text(color='black'),
        axis.text.y=element_text(color='black'),
        legend.position=c('none'))+
  scale_color_manual("Class", values=c('black','firebrick'), labels=c('Drainage','Isolated'))
plotJul

# August
plotcor <- cor.test(augWQ_fire[,wqvar], augWQ_fire[,firevar], method='pearson')
rval <- round(plotcor$estimate, 2)
pval <- round(plotcor$p.value, 2)
plotlm <- lm(augWQ_fire[,wqvar] ~ augWQ_fire[,firevar])
plotAug <- ggplot(data=augWQ_fire, aes_string(x=firevar, y=wqvar, color=colorvar, label=labelvar))+
  ggtitle('D) August')+
  geom_point(size=2)+ 
  geom_text(hjust=0, vjust=0, size=3, nudge_x=0.5)+
  #geom_smooth(method='lm')+ separate lines for isolated and drainage
  geom_abline(slope = coef(plotlm)[2], 
              intercept = coef(plotlm)[["(Intercept)"]])+
  #geom_vline(xintercept=25, linetype='dashed')+
  annotate(geom="text", x=rvalx, y=rvaly, label=paste0("r=",rval),
           color="red")+
  annotate(geom="text", x=pvalx, y=pvaly, label=paste0("p=",pval),
           color="red")+
  theme_classic()+
  scale_x_continuous(limits=xlimz, name=xlabb)+
  scale_y_continuous(limits=ylimz, name=ylabb)+
  theme(axis.text.x = element_text(color='black'),
        axis.text.y=element_text(color='black'),
        legend.position=c('none'))+
  scale_color_manual("Class", values=c('black','firebrick'), labels=c('Drainage','Isolated'))
plotAug

# September
plotcor <- cor.test(sepWQ_fire[,wqvar], sepWQ_fire[,firevar], method='pearson')
rval <- round(plotcor$estimate, 2)
pval <- round(plotcor$p.value, 2)
plotlm <- lm(sepWQ_fire[,wqvar] ~ sepWQ_fire[,firevar])
plotSep <- ggplot(data=sepWQ_fire, aes_string(x=firevar, y=wqvar, color=colorvar, label=labelvar))+
  ggtitle('E) September')+
  geom_point(size=2)+ 
  geom_text(hjust=0, vjust=0, size=3, nudge_x=0.5)+
  #geom_smooth(method='lm')+ separate lines for isolated and drainage
  geom_abline(slope = coef(plotlm)[2], 
              intercept = coef(plotlm)[["(Intercept)"]])+
  #geom_vline(xintercept=25, linetype='dashed')+
  annotate(geom="text", x=rvalx, y=rvaly, label=paste0("r=",rval),
           color="red")+
  annotate(geom="text", x=pvalx, y=pvaly, label=paste0("p=",pval),
           color="red")+
  theme_classic()+
  scale_x_continuous(limits=xlimz, name=xlabb)+
  scale_y_continuous(limits=ylimz, name=ylabb)+
  theme(axis.text.x = element_text(color='black'),
        axis.text.y=element_text(color='black'),
        legend.position=c('none'))+
  scale_color_manual("Class", values=c('black','firebrick'), labels=c('Drainage','Isolated'))
plotSep

grid.arrange(plotMay, plotJun, plotJul, plotAug, plotSep, nrow=2)
